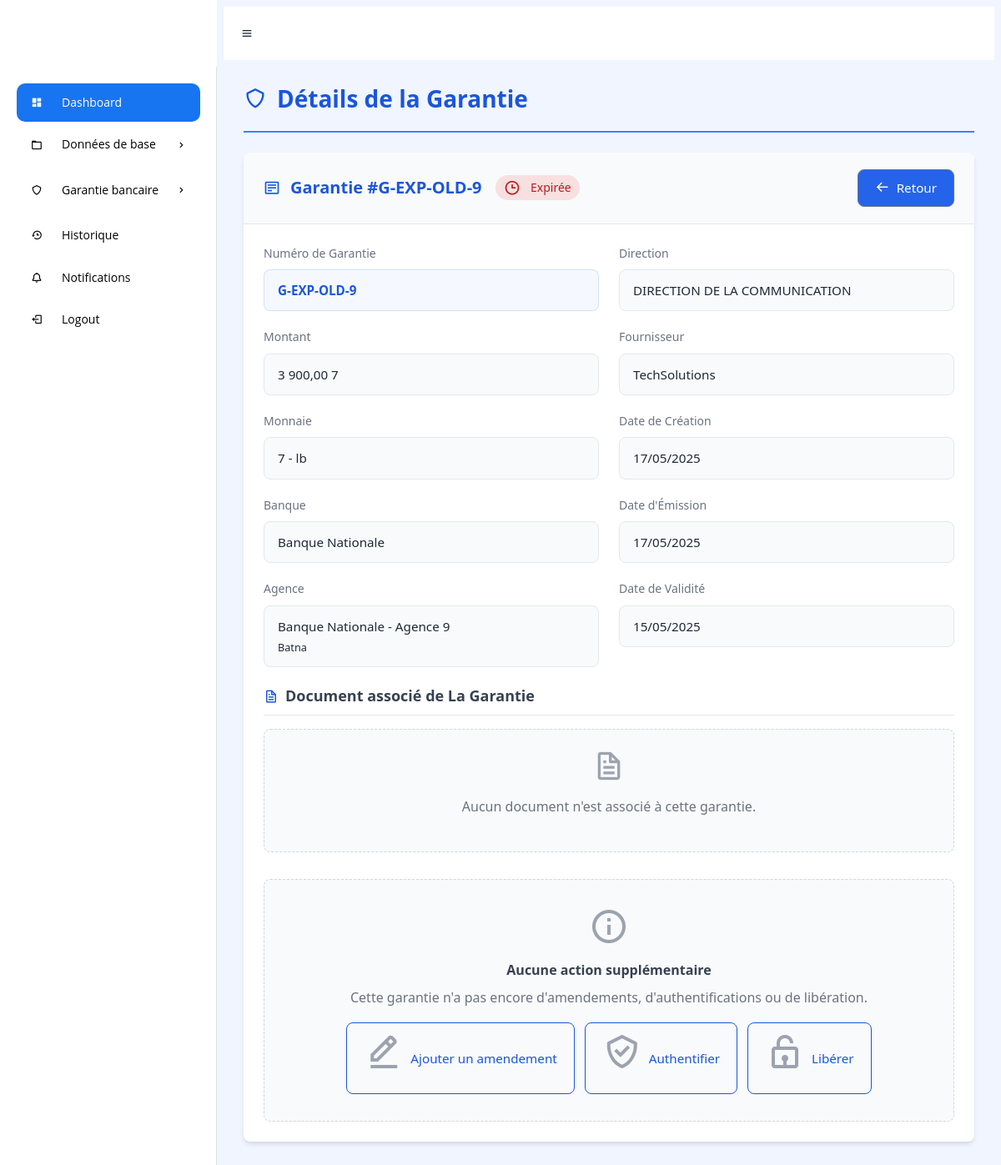
The app's page /Backend/Garantie/view_garantie.php?id=68 (signed in) with its own data.
### tables this page shows
CREATE TABLE IF NOT EXISTS `garantie` (
    `id` int NOT NULL AUTO_INCREMENT,
    `num_garantie` varchar(50) NOT NULL,
    `date_creation` date NOT NULL,
    `date_emission` date NOT NULL,
    `date_validite` date NOT NULL,
    `montant` decimal(15, 3) NOT NULL,
    `direction_id` int NOT NULL,
    `fournisseur_id` int NOT NULL,
    `monnaie_id` int NOT NULL,
    `agence_id` int NOT NULL,
    `appel_offre_id` int NOT NULL,
    PRIMARY KEY (`id`),
    UNIQUE KEY `num_garantie` (`num_garantie`),
    KEY `fk_agence_gar` (`agence_id`),
    KEY `fk_appel_gar` (`appel_offre_id`),
    KEY `fk_dir_gar` (`direction_id`),
    KEY `fk_fournisseur_gar` (`fournisseur_id`),
    KEY `fk_monnaie_gar` (`monnaie_id`)
);

CREATE TABLE IF NOT EXISTS `monnaie` (
    `id` int NOT NULL AUTO_INCREMENT,
    `code` varchar(5) NOT NULL,
    `label` varchar(50) NOT NULL,
    `symbole` varchar(3) NOT NULL,
    PRIMARY KEY (`id`),
    UNIQUE KEY `code` (`code`),
    UNIQUE KEY `label` (`label`)
);

CREATE TABLE IF NOT EXISTS `banque` (
    `id` int NOT NULL AUTO_INCREMENT,
    `code` varchar(50) NOT NULL,
    `label` varchar(255) NOT NULL,
    PRIMARY KEY (`id`)
);

CREATE TABLE IF NOT EXISTS `agence` (
    `id` int NOT NULL AUTO_INCREMENT,
    `code` varchar(50) NOT NULL,
    `label` varchar(50) NOT NULL,
    `adresse` varchar(50) NOT NULL,
    `banque_id` int NOT NULL,
    PRIMARY KEY (`id`),
    UNIQUE KEY `code` (`code`),
    UNIQUE KEY `label` (`label`),
    KEY `fk_banque_agence` (`banque_id`)
);

CREATE TABLE IF NOT EXISTS `direction` (
    `id` int NOT NULL AUTO_INCREMENT,
    `code` varchar(50) NOT NULL,
    `libelle` varchar(50) NOT NULL,
    PRIMARY KEY (`id`),
    UNIQUE KEY `code` (`code`),
    UNIQUE KEY `libelle` (`libelle`)
);

CREATE TABLE IF NOT EXISTS `fournisseur` (
    `id` int NOT NULL AUTO_INCREMENT,
    `code_fournisseur` varchar(50) NOT NULL,
    `nom_fournisseur` varchar(50) NOT NULL,
    `raison_sociale` varchar(255) NOT NULL,
    `pays_id` int NOT NULL,
    PRIMARY KEY (`id`),
    UNIQUE KEY `code_fournisseur` (`code_fournisseur`),
    UNIQUE KEY `nom_fournisseur` (`nom_fournisseur`),
    KEY `fk_pays_fournisseur` (`pays_id`)
);

### Backend/Garantie/view_garantie.php (the view, shortened to what this page needs)
<?php
require_once('../../db_connection/db_conn.php');
$garantie_id = intval($_GET['id']);
try {
    $sql = "SELECT
        g.*,
        d.libelle AS direction_libelle,
        f.nom_fournisseur,
        m.symbole AS monnaie_symbole, m.label AS monnaie_label,
        a.label AS agence_label, a.adresse AS agence_adresse,
        b.label AS banque_label,
        ao.num_appel_offre,
        dg.id AS document_id, dg.nom_document, dg.document_path,
        l.id AS liberation_id, l.date_liberation, l.Type_liberation_id, l.num AS liberation_num,
        tl.label AS type_liberation_label
    FROM garantie g
    LEFT JOIN direction d ON g.direction_id = d.id
    LEFT JOIN fournisseur f ON g.fournisseur_id = f.id
    LEFT JOIN monnaie m ON g.monnaie_id = m.id
    LEFT JOIN agence a ON g.agence_id = a.id
    LEFT JOIN banque b ON a.banque_id = b.id
    LEFT JOIN appel_offre ao ON g.appel_offre_id = ao.id
    LEFT JOIN document_garantie dg ON g.id = dg.garantie_id
    LEFT JOIN liberation l ON g.id = l.garantie_id
    LEFT JOIN Type_liberation tl ON l.Type_liberation_id = tl.id
    WHERE g.id = :id";
    $stmt = $pdo->prepare($sql);
    $stmt->bindParam(':id', $garantie_id);
    $stmt->execute();
    $garantie = $stmt->fetch(PDO::FETCH_ASSOC);
    $sql_amendements = "SELECT a.*, ta.label AS type_amendement_label
                        FROM Amandement a
                        LEFT JOIN Type_amd ta ON a.Type_amd_id = ta.id
                        WHERE a.garantie_id = :garantie_id
                        ORDER BY a.date_sys DESC";
    $stmt_amendements = $pdo->prepare($sql_amendements);
    $stmt_amendements->bindParam(':garantie_id', $garantie_id);
    $stmt_amendements->execute();
    $amendements = $stmt_amendements->fetchAll(PDO::FETCH_ASSOC);
    $sql_auth = "SELECT * FROM authentification WHERE garantie_id = :garantie_id ORDER BY date_auth DESC";
    $stmt_auth = $pdo->prepare($sql_auth);
    $stmt_auth->bindParam(':garantie_id', $garantie_id);
    $stmt_auth->execute();
    $authentifications = $stmt_auth->fetchAll(PDO::FETCH_ASSOC);
} catch (PDOException $e) {
    $_SESSION['error_message'] = "Erreur lors de la récupération des données: " . $e->getMessage();
    header('Location: ../../Pages/Garantie/ListeGaranties.php');
    exit;
}
$today = new DateTime();
$validite = new DateTime($garantie['date_validite']);
if (!empty($garantie['liberation_id'])) {
    $status = 'Libérée';
    $statusClass = 'liberated';
    $statusIcon = 'bx-lock-open';
} else {
    if ($validite < $today) {
        $status = 'Expirée';
        $statusClass = 'expired';
        $statusIcon = 'bx-time';
    } else {
        $status = 'Valide';
        $statusClass = 'valid';
        $statusIcon = 'bx-check-circle';
    }
}
require_once("../../Pages/Template/header.php");
?>
<!DOCTYPE html>
<html lang="fr">
<head>
    <link href='https://unpkg.com/boxicons@2.0.9/css/boxicons.min.css' rel='stylesheet'>
</head>
<body>
    <div class="container fade-in">
        <div class="page-header">
            <h1><i class='bx bx-shield'></i> Détails de la Garantie</h1>
        </div>
        <div class="card">
            <div class="card-header">
                <div>
                    <h2>
                        <i class='bx bx-detail'></i>
                        Garantie #<?php echo htmlspecialchars($garantie['num_garantie']); ?>
                        <span class="status-badge <?php echo $statusClass; ?>">
                            <i class='bx <?php echo $statusIcon; ?>'></i>
                            <?php echo $status; ?>
                        </span>
                    </h2>
                </div>
                <div class="action-buttons" >
                    <a href="../../Pages/Garantie/ListeGaranties.php" class="btn btn-secondary" id="ret">
                        <i class='bx bx-arrow-back '></i> Retour
                    </a>
                </div>
            </div>
            <div class="card-body">
                <div class="info-grid">
                    <div>
                        <div class="info-group">
                            <span class="info-label">Numéro de Garantie</span>
                            <span class="info-value highlight"><?php echo htmlspecialchars($garantie['num_garantie']); ?></span>
                        </div>
                        <div class="info-group">
                            <span class="info-label">Montant</span>
                            <span class="info-value"><?php echo number_format($garantie['montant'], 2, ',', ' ') . ' ' . htmlspecialchars($garantie['monnaie_symbole']); ?></span>
                        </div>
                        <div class="info-group">
                            <span class="info-label">Monnaie</span>
                            <span class="info-value"><?php echo htmlspecialchars($garantie['monnaie_symbole'] . ' - ' . $garantie['monnaie_label']); ?></span>
                        </div>
                        <div class="info-group">
                            <span class="info-label">Banque</span>
                            <span class="info-value"><?php echo htmlspecialchars($garantie['banque_label']); ?></span>
                        </div>
                        <div class="info-group">
                            <span class="info-label">Agence</span>
                            <span class="info-value">
                                <?php echo htmlspecialchars($garantie['agence_label']); ?>
                                <?php if (!empty($garantie['agence_adresse'])): ?>
                                <br><small><?php echo htmlspecialchars($garantie['agence_adresse']); ?></small>
                                <?php endif; ?>
                            </span>
                        </div>
                    </div>
                    <div>
                        <div class="info-group">
                            <span class="info-label">Direction</span>
                            <span class="info-value"><?php echo htmlspecialchars($garantie['direction_libelle']); ?></span>
                        </div>
                        <div class="info-group">
                            <span class="info-label">Fournisseur</span>
                            <span class="info-value"><?php echo htmlspecialchars($garantie['nom_fournisseur']); ?></span>
                        </div>
                        <div class="info-group">
                            <span class="info-label">Date de Création</span>
                            <span class="info-value"><?php echo date('d/m/Y', strtotime($garantie['date_creation'])); ?></span>
                        </div>
                        <div class="info-group">
                            <span class="info-label">Date d'Émission</span>
                            <span class="info-value"><?php echo date('d/m/Y', strtotime($garantie['date_emission'])); ?></span>
                        </div>
                        <div class="info-group">
                            <span class="info-label">Date de Validité</span>
                            <span class="info-value"><?php echo date('d/m/Y', strtotime($garantie['date_validite'])); ?></span>
                        </div>
                    </div>
                </div>
                <div class="section-title">
                    <i class='bx bx-file'></i> Document associé de La Garantie
                </div>
                <?php if (isset($garantie['document_id']) && !empty($garantie['document_id'])): ?>
                <div class="document-card">
                    <i class='bx bxs-file-pdf document-icon'></i>
                    <div class="document-info">
                        <div class="document-name"><?php echo htmlspecialchars($garantie['nom_document']); ?></div>
                        <small>Document PDF</small>
                    </div>
                    <div class="document-actions">
                        <a href="view_document.php?id=<?php echo $garantie['document_id']; ?>" target="_blank" class="document-btn" title="Voir le document">
                            <i class='bx bx-show'></i>
                        </a>
                    </div>
                </div>
                <?php else: ?>
                <div class="no-document">
                    <i class='bx bx-file'></i>
                    <p>Aucun document n'est associé à cette garantie.</p>
                </div>
                <?php endif; ?>
                <?php if (empty($amendements) && empty($authentifications) && empty($garantie['liberation_id'])): ?>
                <div class="empty-state" style="margin-top: 2rem;">
                    <i class='bx bx-info-circle'></i>
                    <div class="empty-state-title">Aucune action supplémentaire</div>
                    <div class="empty-state-description">Cette garantie n'a pas encore d'amendements, d'authentifications ou de libération.</div>
                    <div class="action-buttons" style="justify-content: center;">
                        <a href="../../Pages/Amandements/Amandement.php?garantie_id=<?php echo $garantie_id; ?>" class="btn btn-outline-primary">
                            <i class='bx bx-edit-alt'></i> Ajouter un amendement
                        </a>
                        <a href="../../Pages/Authentification/Authentification.php?garantie_id=<?php echo $garantie_id; ?>" class="btn btn-outline-primary">
                            <i class='bx bx-check-shield'></i> Authentifier
                        </a>
                        <a href="../../Pages/Liberation/liberation.php?garantie_id=<?php echo $garantie_id; ?>" class="btn btn-outline-primary">
                            <i class='bx bx-lock-open'></i> Libérer
                        </a>
                    </div>
                </div>
                <?php endif; ?>
            </div>
        </div>
    </div>
</body>
</html>
<?php
require_once ('../../Pages/Template/footer.php');
?>

### records on screen
garantie: num_garantie "G-EXP-OLD-9", date_validite "Expirée", montant "3 900,00", monnaie.symbole "7", monnaie.label "7 - lb", banque.label "Banque Nationale", agence.label "Banque Nationale - Agence 9", agence.adresse "Batna", direction.libelle "DIRECTION DE LA COMMUNICATION", fournisseur.nom_fournisseur "TechSolutions", date_creation "17/05/2025", date_emission "17/05/2025", date_validite "15/05/2025"
